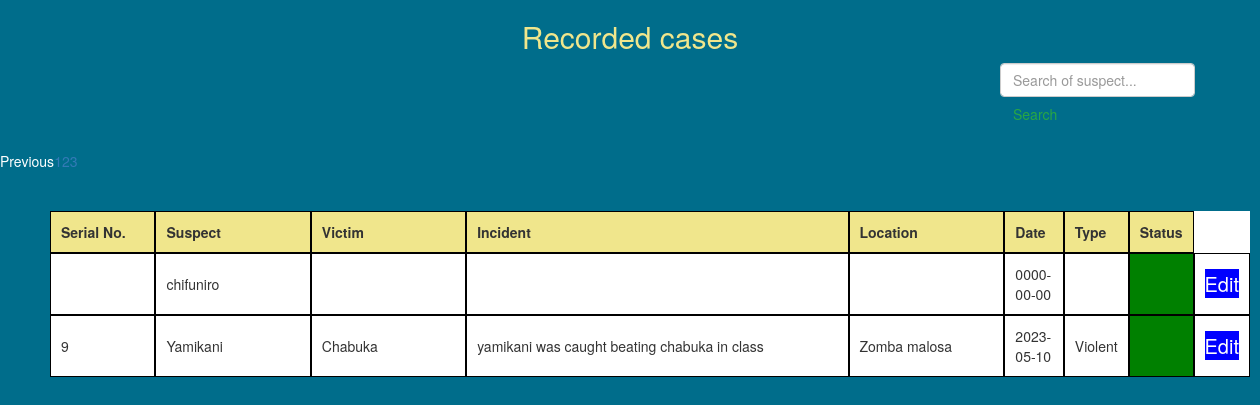
Before: /cases/View_cases.php?page=3 with the older database file.
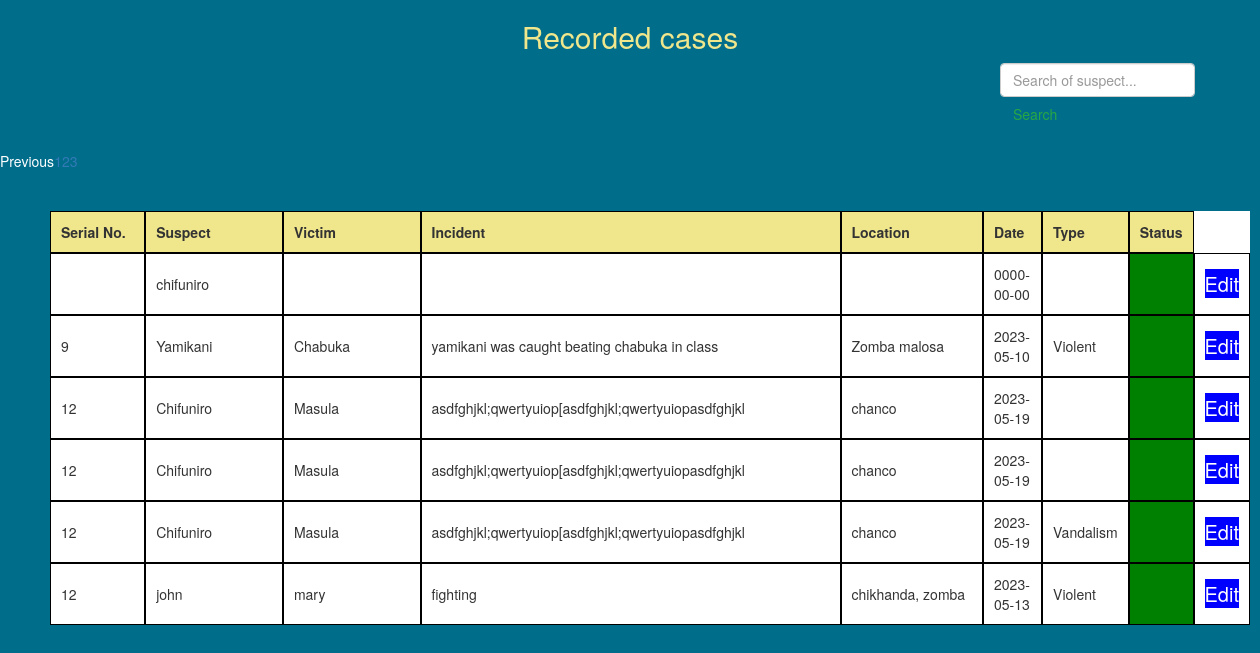
After: the same page with the newer database file.
### tables this page shows
CREATE TABLE `cases` (
  `suspect_name` text NOT NULL,
  `victim_name` text NOT NULL,
  `incident` varchar(10000) NOT NULL,
  `serial_no` varchar(5) NOT NULL,
  `location` varchar(100) NOT NULL,
  `date` date NOT NULL,
  `type` varchar(50) NOT NULL,
  `file` binary(255) NOT NULL,
  `id` int(11) NOT NULL
);

### cases/View_cases.php (the view, shortened to what this page needs)
<!DOCTYPE html>
<html>
<head>
</head>
<body>
<link rel="stylesheet" href="https://stackpath.bootstrapcdn.com/bootstrap/4.5.0/css/bootstrap.min.css">
<link rel="stylesheet" href="https://maxcdn.bootstrapcdn.com/bootstrap/4.3.1/css/bootstrap.min.css">
<link rel="stylesheet" href="https://maxcdn.bootstrapcdn.com/bootstrap/3.3.7/css/bootstrap.min.css">
  <h2 style="color: khaki; font-weight: 300; margin-top: 20px"> Recorded cases</h2>
<form method="POST" action="View_cases.php" class="form-inline my-2 my-lg-0">
  <input class="form-control mr-sm-2" type="search" placeholder="Search of suspect..." aria-label="Search" name="search">
  <button class="btn btn-outline-success my-2 my-sm-0" type="submit">Search</button>
</form>
<table class="cases-table">
<tr>
   <th style="width: 10%;">Serial No.</th>
    <th style="width: 15%;">Suspect</th>
    <th style="width: 15%;">Victim</th>
    <th style="width: 40%;">Incident</th>
    <th style="width: 15%;">Location</th>
    <th style="width: 15%;">Date</th>
    <th style="width: 15%;">Type</th>
    <th style="width: 10%;">Status</th>
  </tr>
<?php
include('../db/Connections.php');
$records_per_page = 10;
if (!isset($_GET['page'])) {
  $current_page = 1;
} else {
  $current_page = $_GET['page'];
}
$start_record = ($current_page - 1) * $records_per_page;
if (!empty($_POST['search'])) {
  $search = mysqli_real_escape_string($conn, $_POST['search']);
  $sql = "SELECT * FROM cases WHERE suspect_name LIKE '%$search%' OR victim_name LIKE '%$search%'  OR serial_no LIKE '%$search%' OR status LIKE '%$search%' OR type LIKE '%$search%' ORDER BY id DESC LIMIT $start_record, $records_per_page";
} else {
  $sql = "SELECT * FROM cases ORDER BY id DESC LIMIT $start_record, $records_per_page";
}
$result = mysqli_query($conn, $sql);
if (!empty($_POST['search'])) {
  $search = mysqli_real_escape_string($conn, $_POST['search']);
  $sql = "SELECT COUNT(*) FROM cases WHERE suspect_name LIKE '%$search%' OR victim_name LIKE '%$search%'";
} else {
  $sql = "SELECT COUNT(*) FROM cases";
}
$total_records_result = mysqli_query($conn, $sql);
$total_records = mysqli_fetch_array($total_records_result)[0];
$total_pages = ceil($total_records / $records_per_page);
echo "<div class='pagination'>";
if ($current_page > 1) {
  echo "<a href='View_cases.php?page=".($current_page-1)."' style='color: white;'>Previous</a>";
}
for ($i = 1; $i <= $total_pages; $i++) {
  if ($i == $current_page) {
    echo "<a class='active' href='View_cases.php?page=".$i."'>".$i."</a>";
  } else {
    echo "<a href='View_cases.php?page=".$i."'>".$i."</a>";
  }
}
echo '<div class="data-container">';
if (mysqli_num_rows($result) >0) {
  while ($row = mysqli_fetch_assoc($result)) {
    echo "<tr>";
    echo "<td>" . $row['serial_no'] . "</td>";
    echo "<td>" . $row['suspect_name'] . "</td>";
    echo "<td>" . $row['victim_name'] . "</td>";
    echo "<td>" . $row['incident'] . "</td>";
    echo "<td>" . $row['location'] . "</td>";
    echo "<td>" . $row['date'] . "</td>";
    echo "<td>" . $row['type'] . "</td>";
    echo '<td style="background-color: green; color: white; padding: 5px;">' . $row['status'] . '</td>';
    echo "<td><a href='update_case.php?id=" . $row["id"] . "' style='background-color: blue; text-decoration: none; border-radius: 5px, width: 30px, height: 12px; color: white; font-size: 20px;'>Edit</a></td>";
    echo "</tr>";
  }
} else {
$message = "Currently there is no suspect or victim named "  .$_POST['search']; ;
echo "<div style='color: white; padding: 10px; font-size: 30px; font-weight: 300;'>" . $message . "</div>";
}
?>
</table>
</body>
</html>

Changed rows visible on the page:
added cases: serial_no "12", suspect_name "Chifuniro", victim_name "Masula", incident "asdfghjkl;qwertyuiop[asdfghjkl;qwertyuiopasdfghjkl", location "chanco", date "2023-05-19"
added cases: serial_no "12", suspect_name "Chifuniro", victim_name "Masula", incident "asdfghjkl;qwertyuiop[asdfghjkl;qwertyuiopasdfghjkl", location "chanco", date "2023-05-19"
added cases: serial_no "12", suspect_name "Chifuniro", victim_name "Masula", incident "asdfghjkl;qwertyuiop[asdfghjkl;qwertyuiopasdfghjkl", location "chanco", date "2023-05-19", type "Vandalism"
added cases: serial_no "12", suspect_name "john", victim_name "mary", incident "fighting", location "chikhanda, zomba", date "2023-05-13", type "Violent"
